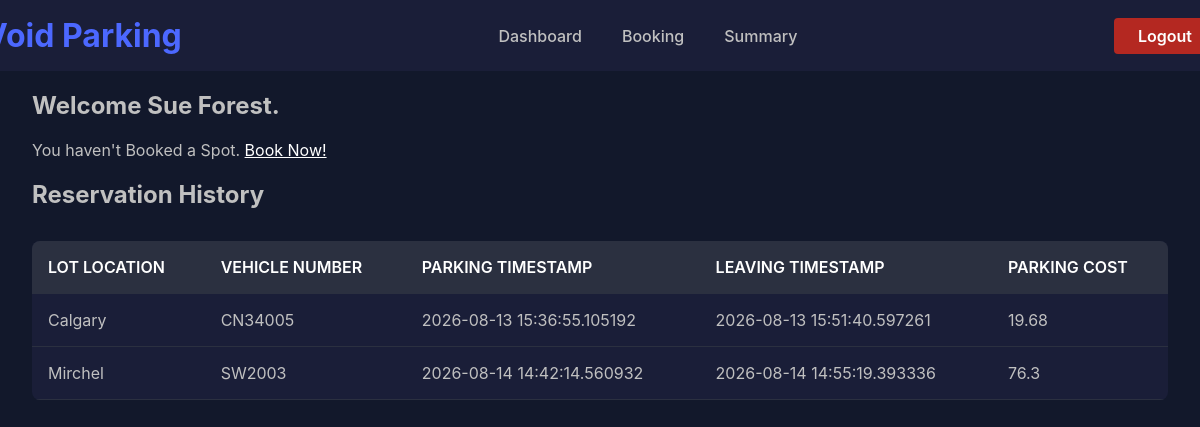
The page /user/dashboard (signed in) on the database its author committed.
### backend/models.py (models this page shows)
class BookingHistory(db.Model):
  __tablename__ = 'bookinghistory'
  id = db.Column(db.Integer, primary_key=True)
  user_id = db.Column(db.Integer, nullable=False)
  lot_id = db.Column(db.Integer, nullable=False)
  location = db.Column(db.String, nullable=False)
  spot_id = db.Column(db.Integer, nullable=False)
  vehicle_num = db.Column(db.String, nullable=False)
  parking_timestamp = db.Column(db.DateTime, nullable=False)
  leaving_timestamp = db.Column(db.DateTime, nullable=False)
  parking_cost = db.Column(db.Float, nullable=False)

### backend/routes.py (the view)
@main.route('/user/dashboard', methods=['GET', 'POST'])
def user_dashboard():
  if 'user_id' not in session:
    return redirect(url_for('main.login'))
  user_id = session.get('user_id')
  fullname = session.get('user_fullname')
  if request.method == 'POST':
    spot_id = request.form['release_spot']
    booking = Reserved.query.filter_by(user_id=user_id, spot_id=spot_id, leaving_timestamp=None).first()
    spot = ParkingSpot.query.get(spot_id)
    if booking and spot:
      spot.status = 'A'
      booking.leaving_timestamp = datetime.now()
      duration = booking.leaving_timestamp - booking.parking_timestamp
      seconds = duration.total_seconds()
      hours = seconds / 3600
      booking.parking_cost = round(booking.spot.lot.price * hours, 2)
      history = BookingHistory(user_id=booking.user_id, lot_id=booking.spot.lot_id, location=booking.spot.lot.location, spot_id=booking.spot_id, vehicle_num=booking.vehicle_num, parking_timestamp=booking.parking_timestamp, leaving_timestamp=booking.leaving_timestamp, parking_cost=booking.parking_cost)
      db.session.delete(booking)
      db.session.add(history)
      db.session.commit()
      return redirect(url_for('main.user_dashboard'))
  else:
    booking = Reserved.query.filter_by(user_id=user_id, leaving_timestamp=None).first()
    booking_history = BookingHistory.query.filter_by(user_id=user_id)
    return render_template('/user/user_dashboard.html', fullname=fullname, booking=booking, booking_history=booking_history)

### templates/user/user_dashboard.html (shortened to what this page needs)
{% extends '/user/user_base.html' %}
{% block content %}
<h2> Welcome {{ fullname }}. </h2>
{% if booking %}
  <table>
    <tr>
      <th> Booked Lot </th>
      <th> Booked Spot </th>
      <th> Actions </th>
    </tr>
    <tr>
      <td> {{ booking.spot.lot.location }} </td>
      <td> {{ booking.spot.spot_num }} </td>
      <td>
        <form method="POST">
          <input type="hidden" name="release_spot" value="{{ booking.spot_id }}">
          <button type="submit" class="book-btn">Release Spot</button>
        </form>
      </td>
    </tr>
  </table>
{% else %}
  <p> You haven't Booked a Spot. <a href="{{ url_for('main.booking') }}"> Book Now! </a> </p>
{% endif %}
<h2> Reservation History </h2>
{% if booking_history %}
  <table>
    <tr>
      <th> Lot Location </th>
      <th> Vehicle Number </th>
      <th> Parking Timestamp </th>
      <th> Leaving TImestamp </th>
      <th> Parking Cost </th>
    </tr>
    {% for booking in booking_history %}
    <tr>
      <td> {{ booking.location }} </td>
      <td> {{ booking.vehicle_num }} </td>
      <td> {{ booking.parking_timestamp }} </td>
      <td> {{ booking.leaving_timestamp }} </td>
      <td> {{ booking.parking_cost }} </td>
    </tr>
    {% endfor %}
  </table>
{% else %}
<p> No booking history! </p>
{% endif %}
{% endblock %}

### static/styles.css (style rules this page uses)
body { margin: 0; font-family: -apple-system, BlinkMacSystemFont, "Segoe UI", Roboto, "Helvetica Neue", Arial, sans-serif; background-color: #12182b; color: #c0c0c0; }
a { color:white; }
table { width: 100%; border-collapse: collapse; margin-top: 2rem; background-color: #1a1e38; color: #c0c0c0; border-radius: 0.5rem; overflow: hidden; }
th, td { padding: 1rem; text-align: left; border-bottom: 1px solid #2b3040; }
th { background-color: #2b3040; font-weight: 600; text-transform: uppercase; color: #ffffff; }

### rows shown on the page
BookingHistory: location "Calgary", vehicle_num "CN34005", parking_timestamp "2026-08-13 15:36:55.105192", leaving_timestamp "2026-08-13 15:51:40.597261", parking_cost "19.68"
BookingHistory: location "Mirchel", vehicle_num "SW2003", parking_timestamp "2026-08-14 14:42:14.560932", leaving_timestamp "2026-08-14 14:55:19.393336", parking_cost "76.3"

### other values the page prints
{{ fullname }} "Sue Forest"
